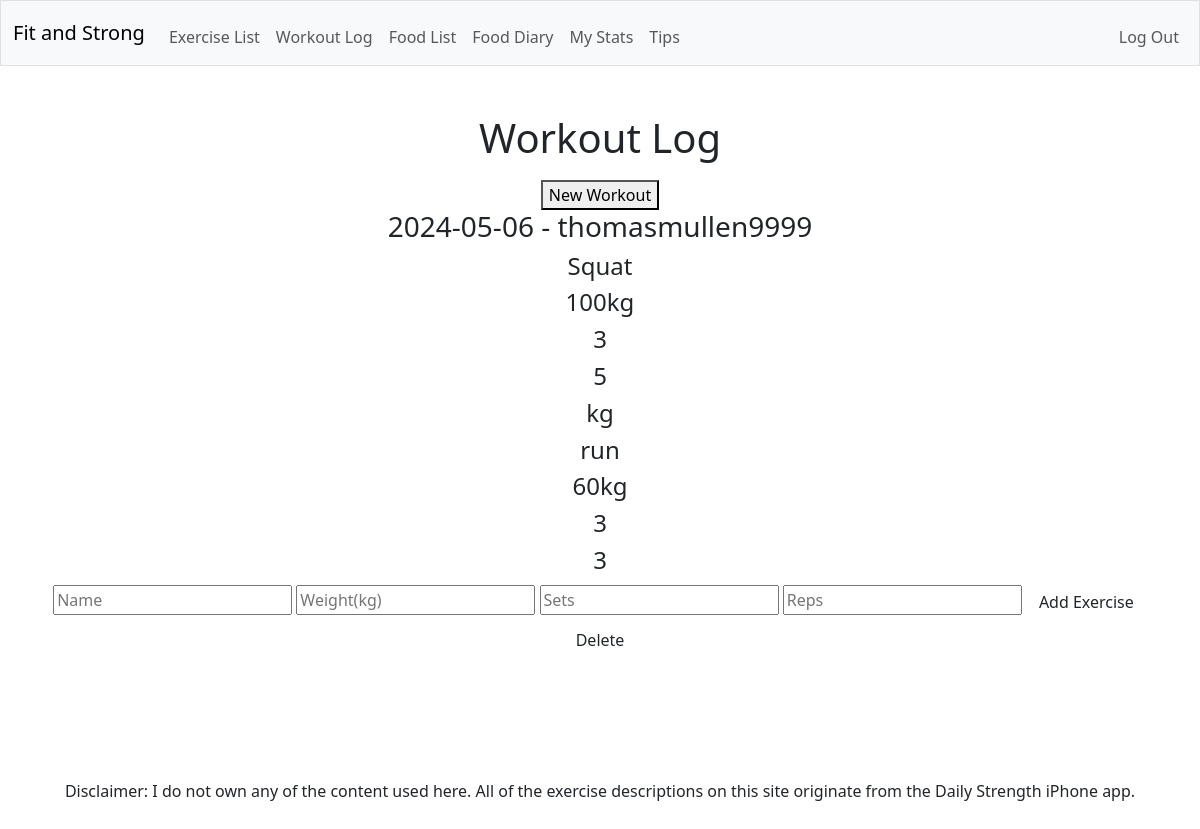
The app's page /workoutlog (signed in) with its own data.
### tables this page shows
CREATE TABLE "workouts" (
  "id" INTEGER,
  "date" TEXT NOT NULL UNIQUE,
  "user_id" TEXT NOT NULL,
  PRIMARY KEY("id")
);

CREATE TABLE "exercise_instances" (
  "id" INTEGER,
  "workout_id" INTEGER,
  "exercise_name" TEXT NOT NULL,
  "weight_kg" INTEGER,
  "sets" INTEGER,
  "reps" INTEGER,
  PRIMARY KEY("id"),
  FOREIGN KEY("workout_id") REFERENCES "workouts"("id")
);

### app.py (the view)
@app.route("/workoutlog", methods=["GET", "POST"])
@login_required
def workoutlog():
  print(request.method)
  if request.method == "POST":
    username = db.execute(
        """SELECT username FROM users
        WHERE id = ?;""",
        session["user_id"]
    )
    db.execute(
      """INSERT INTO "workouts" ("date", "user_id")
      VALUES (?, ?);""",
      date.today(), username[0]["username"]
    )
    return redirect("/workoutlog")
  else:
    workouts = db.execute("SELECT * FROM workouts;")
    exercise_instances = db.execute("SELECT * FROM exercise_instances;")
    return render_template("workoutlog.html", workouts=workouts, exercise_instances = exercise_instances)

### app.py (called while the page is built)
def login_required(f):
    @wraps(f)
    def decorated_function(*args, **kwargs):
        if session.get("user_id") is None:
            return redirect("/login")
        return f(*args, **kwargs)
    return decorated_function

### templates/workoutlog.html (shortened to what this page needs)
{% extends "layout.html" %}
{% block main %}
  <h1>Workout Log</h1>
  <form action="/workoutlog" method="post">
    <button type="submit">New Workout</button>
  </form>
    {% for workout in workouts %}
    <h3>{{ workout.date }} - {{ workout.user_id }}</h3>
      {% for instance in exercise_instances %}
        {% if instance.workout_id == workout.id %}
        <h4>{{ instance.exercise_name }}</h4>
        <h4>{{ instance.weight_kg }}kg</h4>
        <h4>{{ instance.sets }}</h4>
        <h4>{{ instance.reps }}</h4>
        {% endif %}
      {% endfor %}
    <form action="/addexercise/{{ workout.id }}" method="post">
      <input autocomplete="off" autofocus name="exercise-name" placeholder="Name" type="text">
      <input autocomplete="off" name="weight" placeholder="Weight(kg)" type="number">
      <input autocomplete="off" name="sets" placeholder="Sets" type="number">
      <input autocomplete="off" name="reps" placeholder="Reps" type="number">
      <input class="btn" type="submit" name="add" value="Add Exercise">
    </form>
    <form action="/deleteworkout/{{ workout.id }}" method="post">
      <input class="btn" type="submit" name="delete" value="Delete">
    </form>
    <br><br><br>
    {% endfor %}
{% endblock %}

### templates/layout.html (shortened to what this page needs)
<!DOCTYPE html>
<html lang="en">
    <head>
        <link href="https://cdn.jsdelivr.net/npm/bootstrap@5.3.2/dist/css/bootstrap.min.css" rel="stylesheet">
        <link href="../static/style.css" rel="stylesheet">
    </head>
    <body>
        <nav class="bg-light border navbar navbar-expand-md navbar-light">
            <div class="container-fluid">
                <a class="navbar-brand" href="/">Fit and Strong</a>
                <div class="collapse navbar-collapse" id="navbar">
                    {% if session["user_id"] %}
                        <ul class="navbar-nav me-auto mt-2">
                            <li class="nav-item"><a class="nav-link" href="/exerciselist">Exercise List</a></li>
                            <li class="nav-item"><a class="nav-link" href="/workoutlog">Workout Log</a></li>
                            <li class="nav-item"><a class="nav-link" href="/foodlist">Food List</a></li>
                            <li class="nav-item"><a class="nav-link" href="/fooddiary">Food Diary</a></li>
                            <li class="nav-item"><a class="nav-link" href="/mystats">My Stats</a></li>
                            <li class="nav-item"><a class="nav-link" href="/tips">Tips</a></li>
                        </ul>
                        <ul class="navbar-nav ms-auto mt-2">
                            <li class="nav-item"><a class="nav-link" href="/logout">Log Out</a></li>
                        </ul>
                    {% else %}
                        <ul class="navbar-nav ms-auto mt-2">
                            <li class="nav-item"><a class="nav-link" href="/register">Register</a></li>
                            <li class="nav-item"><a class="nav-link" href="/login">Log In</a></li>
                        </ul>
                    {% endif %}
                </div>
            </div>
        </nav>
      <main class="container py-5 text-center">
          {% block main %}{% endblock %}
      </main>
      <footer class="mb-5">
        <p>Disclaimer: I do not own any of the content used here. All of the exercise descriptions on this site originate from the Daily Strength iPhone app.</p>
      </footer>
    </body>
</html>

### static/style.css (style rules this page uses)
button { margin-top: 10px; }
footer { text-align: center; }

### records on screen
workouts: date "2024-05-06", user_id "thomasmullen9999"
exercise_instances: exercise_name "Squat", weight_kg "100", sets "3", reps "5"
exercise_instances: exercise_name "run", weight_kg "60", sets "3", reps "3"
